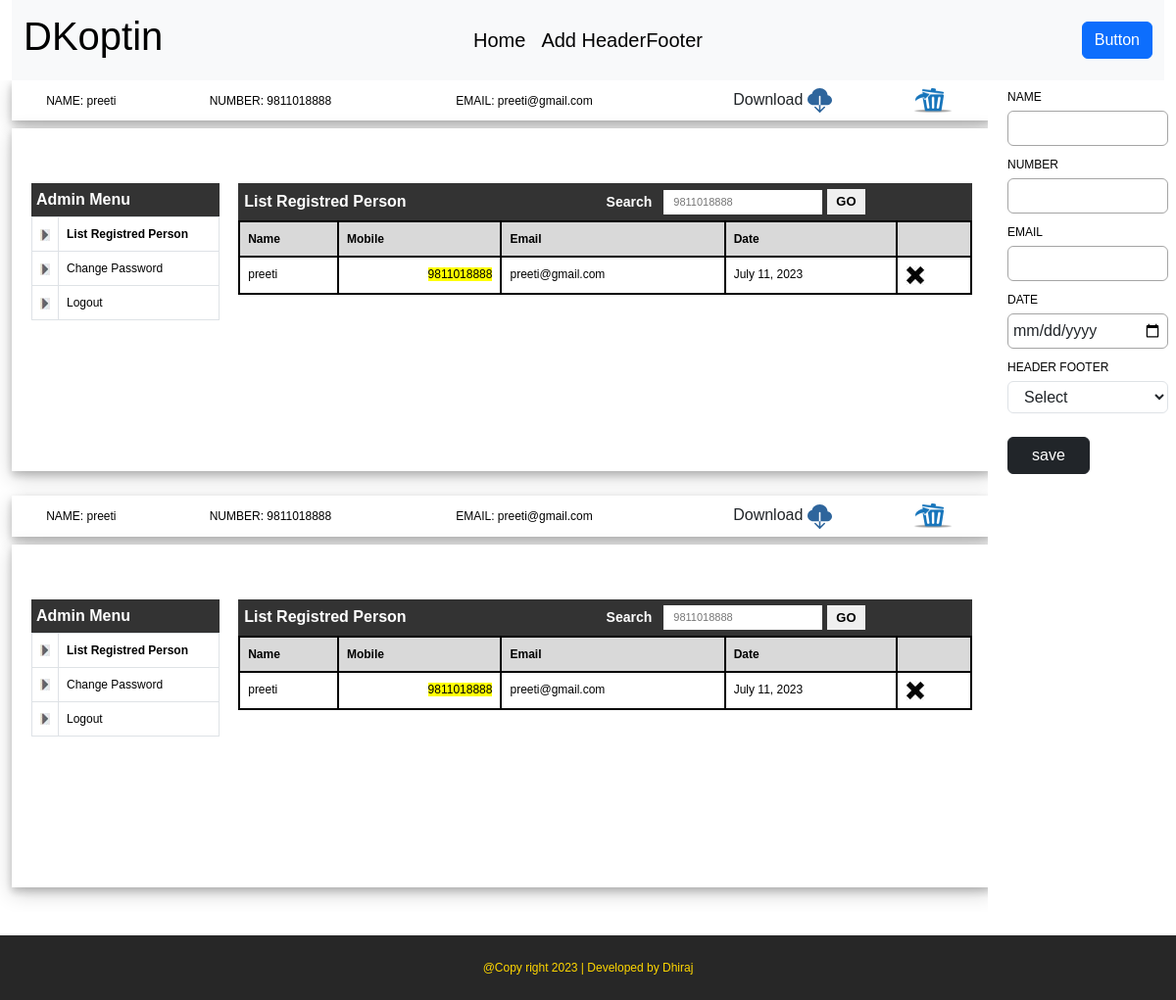
The app's page /, older data.
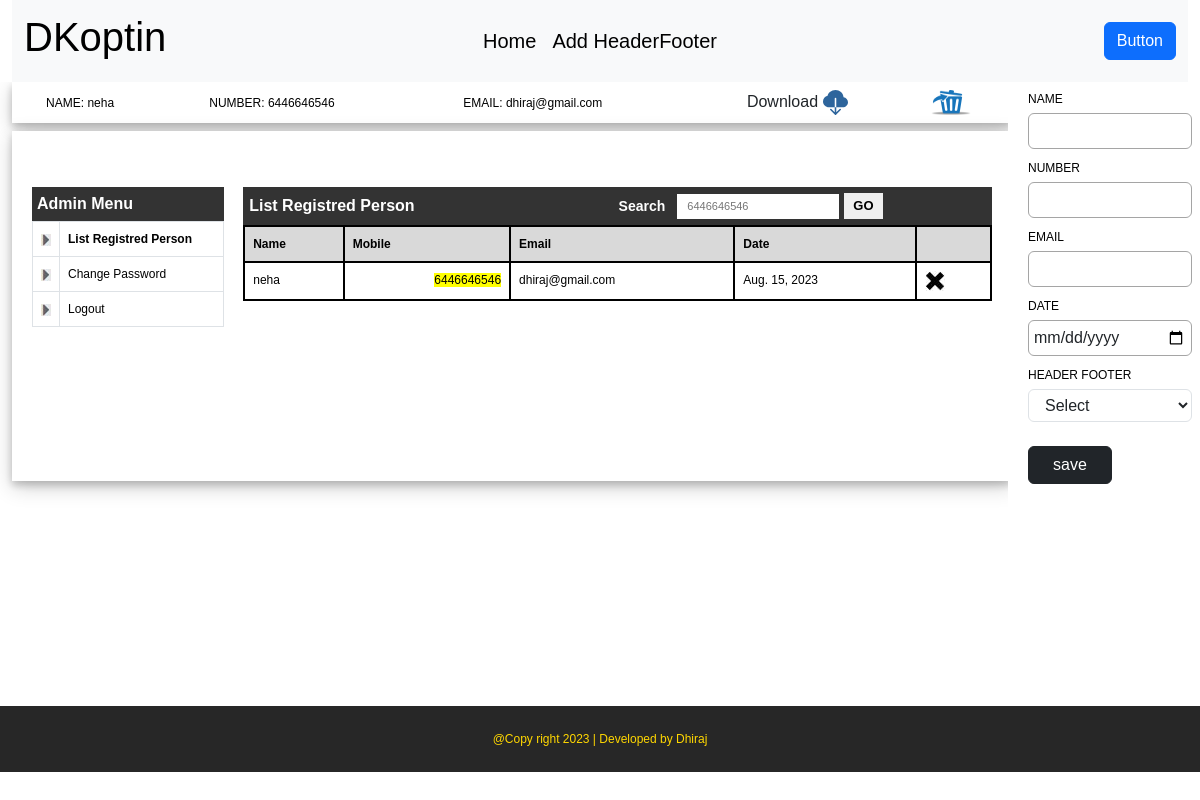
The same page, newer data.
### optin/models.py (models this page shows)
class OptIN(models.Model):
    name=models.CharField(max_length=20)
    number=models.IntegerField()
    email=models.EmailField()
    data=models.DateField()
    HeaderFooter=models.ForeignKey(HeaderFooter,on_delete=models.DO_NOTHING, null=True)

### optin/views.py (the view, shortened to what this page needs)
# urls.py: path('',views.Add_OPTIN, name='Add_OPTIN'),
def Add_OPTIN(request):
    optIn = OptIN.objects.all()
    headerFooter=HeaderFooter.objects.all()
    return render(request, 'index.html', {"optIn": optIn, 'headerFooter':headerFooter})

### optin/templates/index.html (shortened to what the changed rows need)
{% extends 'base.html' %}
{% load static %}
{% block css %}
<link href="https://cdn.jsdelivr.net/npm/bootstrap@5.3.2/dist/css/bootstrap.min.css" rel="stylesheet">
<link href="{% static 'css/stylesheet.css' %}" rel="stylesheet" type="text/css" />
{% endblock %}
{% block content %}
<div class="container">
{% if optIn %}
    {% for optin in optIn %}
    <table width="1000" border="0" align="center" class="opt-tbl mb-2" >
        <tr class="p-2">
            <td align="center" class=""> NAME: {{optin.name}}</td>
            <td align="center" class="">NUMBER: {{optin.number}}</td>
            <td align="center" class="">EMAIL: {{optin.email}}</td>
            <td align="center" class="">
              <button class="btn " onclick="captureTable('tbl{{optin.id}}','{{optin.number}}')">Download
          </button></td>
            <td><a href="delete/{{optin.id}}"><img src="{% static 'img/delete.png' %}" alt="" width="40" height="25"></a></td>
        </tr>
    </table>
    <div class="optin result">
      <table class="opt-tbl mb-4" width="1000" border="0" align="center" cellpadding="0" cellspacing="0" id="tbl{{optin.id}}">
        <tr>
          <td><img src="{{ optin.HeaderFooter.header.url }}" width="1000"/></td>
        </tr>
        <tr>
          <td>&nbsp;</td>
        </tr>
        <tr>
          <td><div class="main">
            <div class="leftpanel">
              <div class="hd1" style="background:#333;">Admin Menu </div>
                <table class="table table-bordered" width="200" border="0" cellspacing="1" cellpadding="5">
                  <tr>
                    <td width="12" bgcolor="#FFFFFF"><img src="{% static 'img/arrow.jpeg' %}" width="10" height="12" /></td>
                    <td width="189" bgcolor="#FFFFFF"><strong>List Registred Person</strong></td>
                  </tr>
                  <tr>
                    <td bgcolor="#FFFFFF"><img src="{% static 'img/arrow.jpeg' %}" width="10" height="12" /></td>
                    <td bgcolor="#FFFFFF">Change Password</td>
                  </tr>
                  <tr>
                    <td bgcolor="#FFFFFF"><img src="{% static 'img/arrow.jpeg' %}" width="10" height="12" /></td>
                    <td bgcolor="#FFFFFF">Logout</td>
                  </tr>
                </table>
            </div>
            <div class="rightpanel">
              <div class="hd1" style="background:#333">
                <table width="100%">
                  <tr>
                    <th colspan="4">List Registred Person</th>
                    <th style="width: 50%;">
                      <form id="form1" name="form1" method="post" action="">
                        <span class="style6">Search</span>
                        <input type="text" name="textfield" placeholder="{{optin.number}}"/>
                        <button>GO</button>
                    </form>
                   </th>
                  </tr>
                </table>
              </div>
              <div>
                <table class="table table-bordered" cellpadding="5">
                  <thead class="thead-dark">
                    <tr>
                      <th colspan="2" style="background-color: #d9d9d9;border: 2px solid #000;">Name</th>
                      <th colspan="2" style="background-color: #d9d9d9;border: 2px solid #000;">Mobile</th>
                      <th colspan="3" style="background-color: #d9d9d9;border: 2px solid #000;">Email</th>
                      <th colspan="2" style="background-color: #d9d9d9;border: 2px solid #000;">Date</th>
                      <th colspan="2" style="background-color: #d9d9d9;border: 2px solid #000;">&nbsp;</th>
                    </tr>
                  </thead>
                  <tbody>
                    <tr>
                      <td colspan="2" style="border: 2px solid #000;">{{optin.name}}</td>
                      <td colspan="2" style="border: 2px solid #000;" align="right"><span style="background:#FF0">{{optin.number}}</span></td>
                      <td colspan="3" style="border: 2px solid #000;">{{optin.email}}</td>
                      <td colspan="2" style="border: 2px solid #000;">{{optin.data}}</td>
                      <td colspan="2" style="border: 2px solid #000;"><img src="{% static 'img/croos.jpeg' %}" width="20" height="20" /></td>
                    </tr>
                </tbody>
                </table>
              </div>
            </div>
          </div>
        </td>
        </tr>
        <tr>
          <td height="100">&nbsp;</td>
        </tr>
        <tr>
          <td><img src="{{ optin.HeaderFooter.footer.url }}" width="1000"/></td>
        </tr>
      </table>
    </div>
   {% endfor %}
   {% else %}
    <div class="text-center mb-5">
    <img src="{% static 'img/giphy.gif' %}" alt="" class="emoji">
    <h1 class="alert alert-danger text-center" >There is no any OPT-in Please Add user detaiils to Ganerate OPT-in</h1>
    </div>
   {% endif %}
</div>
{% endblock %}

Row changes from the older to the newer data that the page shows:
removed OptIN: name "preeti", number "9811018888", email "preeti@gmail.com", textfield "9811018888", data "July 11, 2023"
removed OptIN: name "preeti", number "9811018888", email "preeti@gmail.com", textfield "9811018888", data "July 11, 2023"
added OptIN: name "neha", number "6446646546", email "dhiraj@gmail.com", textfield "6446646546", data "Aug. 15, 2023"
